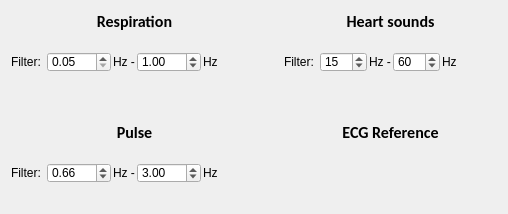
          <widget class="QWidget" name="tab_3">
           <attribute name="title">
            <string>Vital sign</string>
           </attribute>
           <layout class="QHBoxLayout" name="horizontalLayout_2">
            <item>
             <layout class="QGridLayout" name="gridLayout_2">
              <property name="verticalSpacing">
               <number>20</number>
              </property>
              <item row="6" column="2">
               <widget class="PlotWidget" name="plot_ecg" native="true"/>
              </item>
              <item row="2" column="2">
               <widget class="PlotWidget" name="plot_heartsounds" native="true"/>
              </item>
              <item row="6" column="0">
               <widget class="PlotWidget" name="plot_pulse" native="true"/>
              </item>
              <item row="2" column="0">
               <widget class="PlotWidget" name="plot_breath" native="true"/>
              </item>
              <item row="0" column="2">
               <widget class="QLabel" name="label_15">
                <property name="maximumSize">
                 <size>
                  <width>16777215</width>
                  <height>25</height>
                 </size>
                </property>
                <property name="font">
                 <font>
                  <family>Calibri</family>
                  <pointsize>12</pointsize>
                  <weight>75</weight>
                  <bold>true</bold>
                 </font>
                </property>
                <property name="text">
                 <string>Heart sounds</string>
                </property>
                <property name="alignment">
                 <set>Qt::AlignCenter</set>
                </property>
               </widget>
              </item>
              <item row="4" column="0">
               <widget class="QLabel" name="label_13">
                <property name="maximumSize">
                 <size>
                  <width>16777215</width>
                  <height>25</height>
                 </size>
                </property>
                <property name="font">
                 <font>
                  <family>Calibri</family>
                  <pointsize>12</pointsize>
                  <weight>75</weight>
                  <bold>true</bold>
                 </font>
                </property>
                <property name="text">
                 <string>Pulse</string>
                </property>
                <property name="alignment">
                 <set>Qt::AlignCenter</set>
                </property>
               </widget>
              </item>
              <item row="4" column="2">
               <widget class="QLabel" name="label_28">
                <property name="maximumSize">
                 <size>
                  <width>16777215</width>
                  <height>25</height>
                 </size>
                </property>
                <property name="font">
                 <font>
                  <family>Calibri</family>
                  <pointsize>12</pointsize>
                  <weight>75</weight>
                  <bold>true</bold>
                 </font>
                </property>
                <property name="text">
                 <string>ECG Reference</string>
                </property>
                <property name="alignment">
                 <set>Qt::AlignCenter</set>
                </property>
               </widget>
              </item>
              <item row="0" column="0">
               <widget class="QLabel" name="label_12">
                <property name="maximumSize">
                 <size>
                  <width>16777215</width>
                  <height>25</height>
                 </size>
                </property>
                <property name="font">
                 <font>
                  <family>Calibri</family>
                  <pointsize>12</pointsize>
                  <weight>75</weight>
                  <bold>true</bold>
                 </font>
                </property>
                <property name="text">
                 <string>Respiration</string>
                </property>
                <property name="alignment">
                 <set>Qt::AlignCenter</set>
                </property>
               </widget>
              </item>
              <item row="1" column="0">
               <layout class="QHBoxLayout" name="horizontalLayout_13">
                <property name="spacing">
                 <number>2</number>
                </property>
                <item>
                 <widget class="QLabel" name="label_16">
                  <property name="maximumSize">
                   <size>
                    <width>16777215</width>
                    <height>20</height>
                   </size>
                  </property>
                  <property name="text">
                   <string>Filter: </string>
                  </property>
                 </widget>
                </item>
                <item>
                 <widget class="QDoubleSpinBox" name="spin_fc_min_breath">
                  <property name="minimumSize">
                   <size>
                    <width>45</width>
                    <height>0</height>
                   </size>
                  </property>
                  <property name="maximumSize">
                   <size>
                    <width>16777215</width>
                    <height>20</height>
                   </size>
                  </property>
                  <property name="decimals">
                   <number>2</number>
                  </property>
                  <property name="minimum">
                   <double>0.050000000000000</double>
                  </property>
                  <property name="maximum">
                   <double>100.000000000000000</double>
                  </property>
                  <property name="singleStep">
                   <double>0.100000000000000</double>
                  </property>
                  <property name="value">
                   <double>0.050000000000000</double>
                  </property>
                 </widget>
                </item>
                <item>
                 <widget class="QLabel" name="label_17">
                  <property name="maximumSize">
                   <size>
                    <width>16777215</width>
                    <height>20</height>
                   </size>
                  </property>
                  <property name="text">
                   <string>Hz -</string>
                  </property>
                 </widget>
                </item>
                <item>
                 <widget class="QDoubleSpinBox" name="spin_fc_max_breath">
                  <property name="minimumSize">
                   <size>
                    <width>45</width>
                    <height>0</height>
                   </size>
                  </property>
                  <property name="maximumSize">
                   <size>
                    <width>16777215</width>
                    <height>20</height>
                   </size>
                  </property>
                  <property name="decimals">
                   <number>2</number>
                  </property>
                  <property name="minimum">
                   <double>0.050000000000000</double>
                  </property>
                  <property name="maximum">
                   <double>100.000000000000000</double>
                  </property>
                  <property name="singleStep">
                   <double>0.100000000000000</double>
                  </property>
                  <property name="value">
                   <double>1.000000000000000</double>
                  </property>
                 </widget>
                </item>
                <item>
                 <widget class="QLabel" name="label_19">
                  <property name="maximumSize">
                   <size>
                    <width>16777215</width>
                    <height>20</height>
                   </size>
                  </property>
                  <property name="text">
                   <string>Hz</string>
                  </property>
                 </widget>
                </item>
                <item>
                 <spacer name="horizontalSpacer_5">
                  <property name="orientation">
                   <enum>Qt::Horizontal</enum>
                  </property>
                  <property name="sizeHint" stdset="0">
                   <size>
                    <width>40</width>
                    <height>20</height>
                   </size>
                  </property>
                 </spacer>
                </item>
               </layout>
              </item>
              <item row="5" column="0">
               <layout class="QHBoxLayout" name="horizontalLayout_14">
                <property name="spacing">
                 <number>2</number>
                </property>
                <item>
                 <widget class="QLabel" name="label_20">
                  <property name="maximumSize">
                   <size>
                    <width>16777215</width>
                    <height>20</height>
                   </size>
                  </property>
                  <property name="text">
                   <string>Filter: </string>
                  </property>
                 </widget>
                </item>
                <item>
                 <widget class="QDoubleSpinBox" name="spin_fc_min_pulse">
                  <property name="minimumSize">
                   <size>
                    <width>45</width>
                    <height>0</height>
                   </size>
                  </property>
                  <property name="maximumSize">
                   <size>
                    <width>16777215</width>
                    <height>20</height>
                   </size>
                  </property>
                  <property name="decimals">
                   <number>2</number>
                  </property>
                  <property name="minimum">
                   <double>0.050000000000000</double>
                  </property>
                  <property name="maximum">
                   <double>100.000000000000000</double>
                  </property>
                  <property name="singleStep">
                   <double>0.100000000000000</double>
                  </property>
                  <property name="value">
                   <double>0.660000000000000</double>
                  </property>
                 </widget>
                </item>
                <item>
                 <widget class="QLabel" name="label_24">
                  <property name="maximumSize">
                   <size>
                    <width>16777215</width>
                    <height>20</height>
                   </size>
                  </property>
                  <property name="text">
                   <string>Hz -</string>
                  </property>
                 </widget>
                </item>
                <item>
                 <widget class="QDoubleSpinBox" name="spin_fc_max_pulse">
                  <property name="minimumSize">
                   <size>
                    <width>45</width>
                    <height>0</height>
                   </size>
                  </property>
                  <property name="maximumSize">
                   <size>
                    <width>16777215</width>
                    <height>20</height>
                   </size>
                  </property>
                  <property name="decimals">
                   <number>2</number>
                  </property>
                  <property name="minimum">
                   <double>0.050000000000000</double>
                  </property>
                  <property name="maximum">
                   <double>100.000000000000000</double>
                  </property>
                  <property name="singleStep">
                   <double>0.100000000000000</double>
                  </property>
                  <property name="value">
                   <double>3.000000000000000</double>
                  </property>
                 </widget>
                </item>
                <item>
                 <widget class="QLabel" name="label_22">
                  <property name="maximumSize">
                   <size>
                    <width>16777215</width>
                    <height>20</height>
                   </size>
                  </property>
                  <property name="text">
                   <string>Hz</string>
                  </property>
                 </widget>
                </item>
                <item>
                 <spacer name="horizontalSpacer_6">
                  <property name="orientation">
                   <enum>Qt::Horizontal</enum>
                  </property>
                  <property name="sizeHint" stdset="0">
                   <size>
                    <width>40</width>
                    <height>20</height>
                   </size>
                  </property>
                 </spacer>
                </item>
               </layout>
              </item>
              <item row="1" column="2">
               <layout class="QHBoxLayout" name="horizontalLayout_15">
                <property name="spacing">
                 <number>2</number>
                </property>
                <item>
                 <widget class="QLabel" name="label_26">
                  <property name="maximumSize">
                   <size>
                    <width>16777215</width>
                    <height>20</height>
                   </size>
                  </property>
                  <property name="text">
                   <string>Filter: </string>
                  </property>
                 </widget>
                </item>
                <item>
                 <widget class="QDoubleSpinBox" name="spin_fc_min_heart">
                  <property name="minimumSize">
                   <size>
                    <width>45</width>
                    <height>0</height>
                   </size>
                  </property>
                  <property name="maximumSize">
                   <size>
                    <width>16777215</width>
                    <height>20</height>
                   </size>
                  </property>
                  <property name="decimals">
                   <number>0</number>
                  </property>
                  <property name="minimum">
                   <double>0.000000000000000</double>
                  </property>
                  <property name="maximum">
                   <double>100.000000000000000</double>
                  </property>
                  <property name="singleStep">
                   <double>1.000000000000000</double>
                  </property>
                  <property name="value">
                   <double>15.000000000000000</double>
                  </property>
                 </widget>
                </item>
                <item>
                 <widget class="QLabel" name="label_27">
                  <property name="maximumSize">
                   <size>
                    <width>16777215</width>
                    <height>20</height>
                   </size>
                  </property>
                  <property name="text">
                   <string>Hz -</string>
                  </property>
                 </widget>
                </item>
                <item>
                 <widget class="QDoubleSpinBox" name="spin_fc_max_heart">
                  <property name="minimumSize">
                   <size>
                    <width>45</width>
                    <height>0</height>
                   </size>
                  </property>
                  <property name="maximumSize">
                   <size>
                    <width>16777215</width>
                    <height>20</height>
                   </size>
                  </property>
                  <property name="decimals">
                   <number>0</number>
                  </property>
                  <property name="minimum">
                   <double>0.000000000000000</double>
                  </property>
                  <property name="maximum">
                   <double>100.000000000000000</double>
                  </property>
                  <property name="singleStep">
                   <double>1.000000000000000</double>
                  </property>
                  <property name="value">
                   <double>60.000000000000000</double>
                  </property>
                 </widget>
                </item>
                <item>
                 <widget class="QLabel" name="label_25">
                  <property name="maximumSize">
                   <size>
                    <width>16777215</width>
                    <height>20</height>
                   </size>
                  </property>
                  <property name="text">
                   <string>Hz</string>
                  </property>
                 </widget>
                </item>
                <item>
                 <spacer name="horizontalSpacer_7">
                  <property name="orientation">
                   <enum>Qt::Horizontal</enum>
                  </property>
                  <property name="sizeHint" stdset="0">
                   <size>
                    <width>40</width>
                    <height>20</height>
                   </size>
                  </property>
                 </spacer>
                </item>
               </layout>
              </item>
              <item row="0" column="1">
               <spacer name="horizontalSpacer_8">
                <property name="orientation">
                 <enum>Qt::Horizontal</enum>
                </property>
                <property name="sizeType">
                 <enum>QSizePolicy::Fixed</enum>
                </property>
                <property name="sizeHint" stdset="0">
                 <size>
                  <width>15</width>
                  <height>20</height>
                 </size>
                </property>
               </spacer>
              </item>
              <item row="3" column="1">
               <spacer name="verticalSpacer">
                <property name="orientation">
                 <enum>Qt::Vertical</enum>
                </property>
                <property name="sizeType">
                 <enum>QSizePolicy::Fixed</enum>
                </property>
                <property name="sizeHint" stdset="0">
                 <size>
                  <width>20</width>
                  <height>10</height>
                 </size>
                </property>
               </spacer>
              </item>
             </layout>
            </item>
           </layout>
          </widget>
